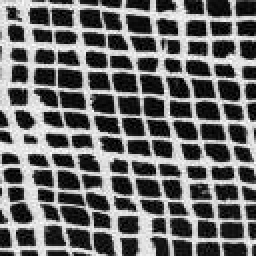
%> input picture matlab/pictures/D.gif, 128 x 128 px (shown 2 times larger)
$ octave test.m   (GNU Octave 9; MATLAB toolbox functions it lacks are replaced by stand-ins)
%> lines starting %> are read from the running program, lines starting %| are printed output that depends on the picture
%> further down, texture is the input picture: size 128x128 uint8; min 0, max 255, mean 107.7
### matlab/synthesize_1.m
function [imout] = synthesize_1(imin, sizeout, tilesize, overlap)
%> called with sizeout = [512 512], tilesize = 12, overlap = 2
% function [imout] = synthesize(imin, sizeout, tilesize, overlap)


imin = double(imin);

imout = zeros(sizeout);
sizein = size(imin);
%> sizein = [128 128]

temp = ones([overlap tilesize]);
errtop = xcorr2(imin.^2, temp);
temp = ones([tilesize overlap]);
errside = xcorr2(imin.^2, temp);
temp = ones([tilesize-overlap overlap]);
errsidesmall = xcorr2(imin.^2, temp);


for i=1:tilesize-overlap:sizeout(1)-tilesize+1,
  for j=1:tilesize-overlap:sizeout(2)-tilesize+1,

    if (i > 1) && (j > 1),
    % extract top shared region
      shared = imout(i:i+overlap-1,j:j+tilesize-1);
      err = errtop - 2 * xcorr2(imin, shared) + sum(shared(:).^2);

      % trim invalid data at edges, and off bottom where we don't want
      % tiles to go over the edge
      err = err(overlap:end-tilesize+1,tilesize:end-tilesize+1);

      % extract left shared region, skipping bit already checked
      shared = imout(i+overlap:i+tilesize-1,j:j+overlap-1);
      err2 = errsidesmall - 2 * xcorr2(imin, shared) + sum(shared(:).^2);
      % sum(shared(:).^2); trim invalid data at edges, and where we
      % don't want tiles to go over the edges
      err = err + err2(tilesize:end-tilesize+overlap+1, overlap:end-tilesize+1);

      [ibest, jbest] = find(err <= 1.1*1.1*min(err(:)));
      c = ceil(rand * length(ibest));
      pos = [ibest(c) jbest(c)];

    elseif i > 1
      shared = imout(i:i+overlap-1,j:j+tilesize-1);
      err = errtop - 2 * xcorr2(imin, shared) + sum(shared(:).^2);

      % trim invalid data at edges
      err = err(overlap:end-tilesize+1,tilesize:end-tilesize+1);

      [ibest, jbest] = find(err <= 1.1*1.1*min(err(:)));
      c = ceil(rand * length(ibest));
      pos = [ibest(c) jbest(c)];
    elseif j > 1
      shared = imout(i:i+tilesize-1,j:j+overlap-1);
      err = errside - 2 * xcorr2(imin, shared) + sum(shared(:).^2);

      % trim invalid data at edges
      err = err(tilesize:end-tilesize+1,overlap:end-tilesize+1);

      [ibest, jbest] = find(err <= 1.1*1.1*min(err(:)));
      c = ceil(rand * length(ibest));
      pos = [ibest(c) jbest(c)];
    else
      pos = ceil(rand([1 2]) .* (sizein-tilesize+1));
    end


    imout(i:i+tilesize-1,j:j+tilesize-1) = imin(pos(1):pos(1)+tilesize-1,pos(2):pos(2)+tilesize-1);
  end
end
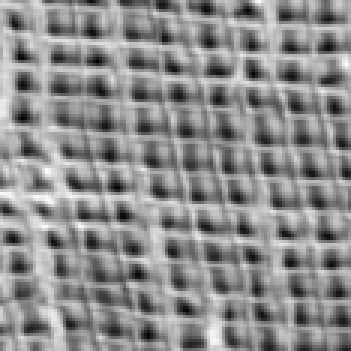
%> err: size 117x117 double (shown 3 times larger); min 38706, max 1275758, mean 721727.2; drawn with min black and max white
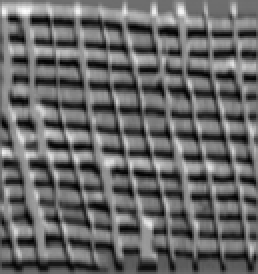
%> err2: size 137x129 double (shown 2 times larger); min 0, max 816949, mean 333556.5; drawn with min black and max white
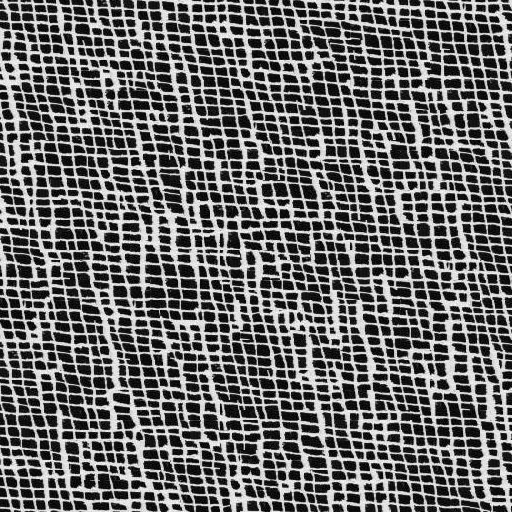
%> imout: size 512x512 double; min 0, max 255, mean 105.2
%> after the loop, c = 1; ibest = 21; jbest = 33; pos = [21 33]; shared = [199 210; 243 247; 217 226; 81 169; 29 93; 31 44; 2 14; 29 17; 27 0; 42 40]

### matlab/synthesize_2.m
function [imout] = synthesize_2(imin, sizeout, tilesize, overlap)
%> called with sizeout = [512 512], tilesize = 28, overlap = 4
% function [imout] = synthesize(imin, sizeout, tilesize, overlap)


imin = double(imin);

imout = zeros(sizeout);
sizein = size(imin);

threshold = 0.95;
scale = 0.5;

for i=1:tilesize-overlap:sizeout(1)-tilesize+1,
  for j=1:tilesize-overlap:sizeout(2)-tilesize+1,

    if (i > 1) && (j > 1),
    % extract top shared region
      shared = imout(i:i+overlap-1,j:j+tilesize-1);
      sim_top = xcorr2(imin, shared);

      % trim invalid data at edges, and off bottom where we don't want
      % tiles to go over the edge
      sim_top = sim_top(overlap:end-tilesize+1,tilesize:end-tilesize+1);

      % extract left shared region, skipping bit already checked
      shared = imout(i+overlap:i+tilesize-1,j:j+overlap-1);
      sim_left =  xcorr2(imin, shared);
      sim_left = sim_left(tilesize:end-tilesize+overlap+1, overlap:end-tilesize+1);
      % sum(shared(:).^2); trim invalid data at edges, and where we
      % don't want tiles to go over the edges
      sim = sim_top + sim_left-scale*(abs(sim_top-sim_left));

      [ibest, jbest] = find(sim >=threshold*max(sim(:)));
      c = ceil(rand * length(ibest));
      pos = [ibest(c) jbest(c)];
      over_top = mincut(imout(i:i+overlap-1,j:j+tilesize-1),imin(pos(1):pos(1)+overlap-1,pos(2):pos(2)+tilesize-1));
      imout(i:i+overlap-1,j:j+tilesize-1) = over_top;

      over_left = mincut(imout(i:i+tilesize-1,j:j+overlap-1),imin(pos(1):pos(1)+tilesize-1,pos(2):pos(2)+overlap-1));
      imout(i:i+tilesize-1,j:j+overlap-1) = over_left;

      imout(i+overlap:i+tilesize-1,j+overlap:j+tilesize-1) = imin(pos(1)+overlap:pos(1)+tilesize-1,pos(2)+overlap:pos(2)+tilesize-1);
    elseif i > 1
      shared = imout(i:i+overlap-1,j:j+tilesize-1);
      sim_top = xcorr2(imin, shared);

      % trim invalid data at edges, and off bottom where we don't want
      % tiles to go over the edge
      sim_top = sim_top(overlap:end-tilesize+1,tilesize:end-tilesize+1);

      [ibest, jbest] = find(sim_top >= threshold*max(sim_top(:)));
      c = ceil(rand * length(ibest));
      pos = [ibest(c) jbest(c)];
      over = mincut(imout(i:i+overlap-1,j:j+tilesize-1),imin(pos(1):pos(1)+overlap-1,pos(2):pos(2)+tilesize-1));
      imout(i:i+overlap-1,j:j+tilesize-1) = over;

      imout(i+overlap:i+tilesize-1,j:j+tilesize-1) = imin(pos(1)+overlap:pos(1)+tilesize-1,pos(2):pos(2)+tilesize-1);
    elseif j > 1
      shared = imout(i+overlap:i+tilesize-1,j:j+overlap-1);
      sim_left =  xcorr2(imin, shared);
      % sum(shared(:).^2); trim invalid data at edges, and where we
      % don't want tiles to go over the edges
      sim_left = sim_left(tilesize:end-tilesize+overlap+1, overlap:end-tilesize+1);

      [ibest, jbest] = find(sim_left >= threshold*max(sim_left(:)));
      c = ceil(rand * length(ibest));
      pos = [ibest(c) jbest(c)];
      over = mincut(imout(i:i+tilesize-1,j:j+overlap-1),imin(pos(1):pos(1)+tilesize-1,pos(2):pos(2)+overlap-1));
      imout(i:i+tilesize-1,j:j+overlap-1) = over;
      imout(i:i+tilesize-1,j+overlap:j+tilesize-1) = imin(pos(1):pos(1)+tilesize-1,pos(2)+overlap:pos(2)+tilesize-1);
    else
      pos = ceil(rand([1 2]) .* (sizein-tilesize+1));
      imout(i:i+tilesize-1,j:j+tilesize-1) = imin(pos(1):pos(1)+tilesize-1,pos(2):pos(2)+tilesize-1);
    end


   % imout(i:i+tilesize-1,j:j+tilesize-1) = imin(pos(1):pos(1)+tilesize-1,pos(2):pos(2)+tilesize-1);
  end
end
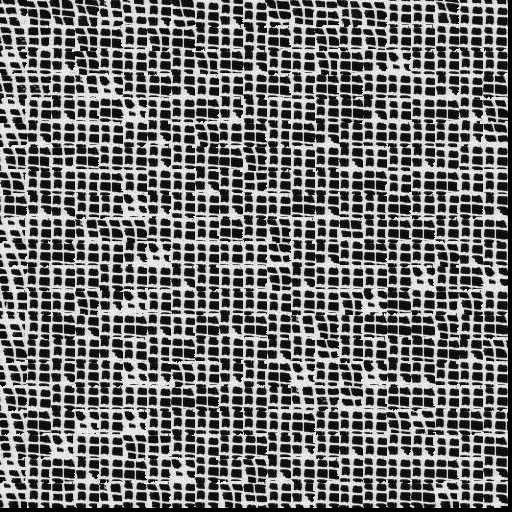
%> imout: size 512x512 double; min 0, max 255, mean 113.3
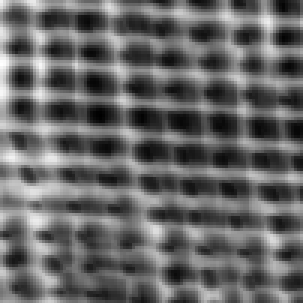
%> sim: size 101x101 double (shown 3 times larger); min 477830.5, max 3714557.5, mean 1773778.1; drawn with min black and max white
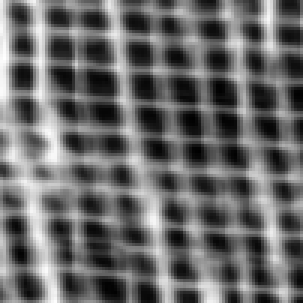
%> sim_left: size 101x101 double (shown 3 times larger); min 209574, max 1649859, mean 806397.3; drawn with min black and max white
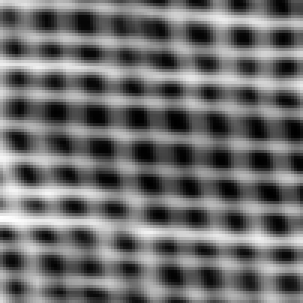
%> sim_top: size 101x101 double (shown 3 times larger); min 204769, max 2779900, mean 1303406.5; drawn with min black and max white
%> after the loop, c = 10; ibest = [1; 20; 21; 22; 23; 31; 32; 21; 22; 31; 53; 53; 22; 23]; jbest = [1; 1; 1; 1; 1; 1; 1; 2; 2; 2; 4; 5; 14; 14]; over = 28 columns, first 8: [2 4 8 19 0 29 161 235; 8 10 17 223 241 230 214 229; 12 17 226 229 229 223 220 243; 210 234 233 209 100 104 142 196]; over_left = 28 rows, first 8: [134 204 208 214; 231 216 234 215; 216 216 221 243; 228 232 221 225; 66 40 118 225; 23 17 51 221; 21 6 6 211; 27 34 36 215]; over_top = 28 columns, first 8: [134 204 206 231 230 220 115 14; 231 216 234 215 233 226 236 242; 216 216 221 243 221 181 144 138; 228 232 221 225 200 102 44 19]; pos = [31 2]; shared = 24 rows, first 8: [66 40 118 228; 23 17 51 185; 21 6 6 142; 27 34 36 118; 0 19 32 100; 34 10 19 164; 25 46 68 223; 198 206 220 219]

% [47 lines left out: function mincut, not called in this run]

### matlab/test.m
texture = imread('pictures/D.gif');

t2 = synthesize_1(texture, 4 * size(texture), 12, 2);
t3 = synthesize_2(texture, 4 * size(texture), 28, 4);

figure(1)
imshow(texture);
figure(2)
subplot(1,2,1)
imshow(uint8(t2))
subplot(1,2,2)
imshow(uint8(t3))
